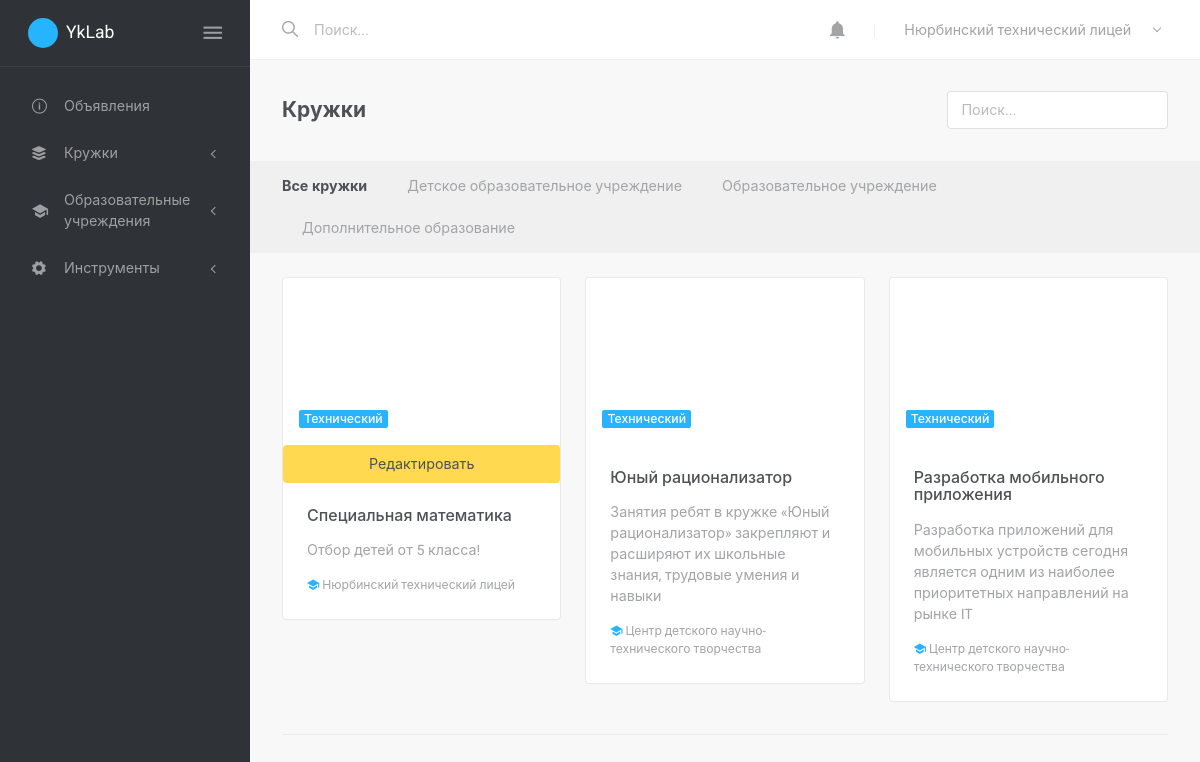
Page /courses/ (signed in) on the earlier database version.
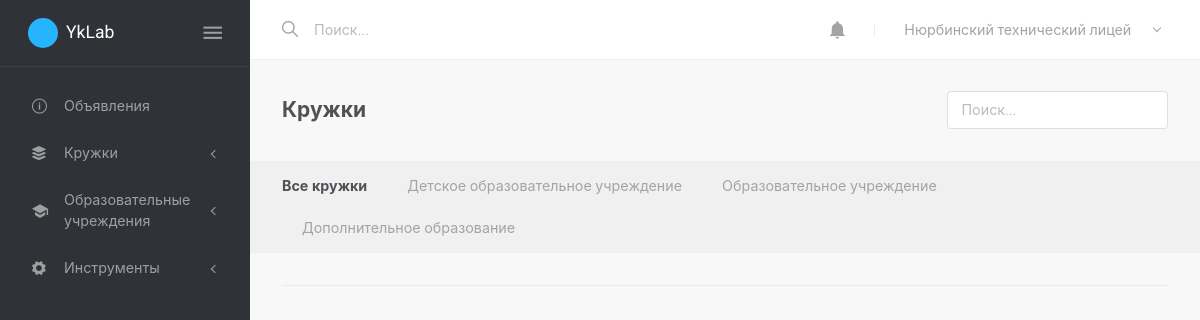
Same page on the later database version.
### accounts/models.py (models this page shows, shortened)
class User(AbstractBaseUser, PermissionsMixin):
    ACCOUNTS_TYPES = (
        ('SH', 'Образовательная организация'),
        ('TH', 'Учитель'),
        ('PR', 'Ученик'),
    )
    username = models.CharField(max_length=127, unique=True)
    image = models.ImageField(upload_to='avatars/', null=True, blank=True)
    name = models.CharField(max_length=127)
    type = models.CharField(max_length=2, choices=ACCOUNTS_TYPES)
    is_active = models.BooleanField(default=True)
    is_staff = models.BooleanField(default=False)
    is_verified = models.BooleanField(default=False)
    USERNAME_FIELD = 'username'
    objects = UserManager()
    @property
    def full_type(self):
        return dict(self.ACCOUNTS_TYPES)[self.type]

### course/models.py (models this page shows, shortened)
class Course(models.Model):
    SPECIALIZATION = (
        ('CR', 'Творческий'),
        ('TH', 'Технический'),
        ('SP', 'Спортивный')
    )
    school = models.ForeignKey(School, on_delete=models.CASCADE)
    teacher = models.ForeignKey('Teacher', on_delete=models.CASCADE)
    students = models.ManyToManyField(Student, blank=True)
    requests = models.ManyToManyField(Student, blank=True, related_name='requests')
    name = models.CharField(max_length=127)
    short_desc = models.CharField(max_length=255)
    description = RichTextField()
    specialization = models.CharField(max_length=3, choices=SPECIALIZATION)
    max_count = models.IntegerField(default=25)
    pub_date = models.DateField(auto_now_add=True)
    def get_specialization(self):
        return dict(self.SPECIALIZATION)[self.specialization]

### school/models.py (models this page shows, shortened)
class School(models.Model):
    EDU_TYPES = (
        ('CE', 'Детское образовательное учреждение'),
        ('SE', 'Образовательное учреждение'),
        ('AE', 'Дополнительное образование')
    )
    user = models.OneToOneField(User, on_delete=models.CASCADE)
    type = models.CharField(max_length=2, choices=EDU_TYPES)
    image = models.ImageField(upload_to='schools/', default="schools/default.png")
    description = RichTextField(blank=True)
    address = models.CharField(max_length=255, blank=True)
    telephone = models.CharField(max_length=11, blank=True)
    child_amount = models.IntegerField(default=0)
    min_grade = models.IntegerField(default=5)
    max_grade = models.IntegerField(default=11)
    headteacher = models.CharField(max_length=127, blank=True)
    subheadteacher = models.CharField(max_length=127, blank=True)
    foundation_date = models.DateField(null=True, blank=True)
    email = models.EmailField(blank=True)
    site = models.CharField(max_length=63, blank=True)
    @property
    def name(self):
        return self.user.name

### course/views.py (the view)
# urls.py: path('courses/', views.courses, name='courses'),
@login_required()
def courses(request):
    type = request.GET.get('type', '')
    courses = Course.objects.filter(school__type__startswith=type)
    return render(request, 'course/courses.html', locals())

### templates/course/courses.html (shortened to what this page needs)
{% extends 'base-with-sidenav.html' %}
{% block content %}
<div class="layout-content">
  <div class="container-fluid flex-grow-1 container-p-y">
    <h4 class="d-flex flex-wrap justify-content-between align-items-center w-100 font-weight-bold pt-2 mb-4">
      <div class="col-12 col-md px-0 pb-2">Кружки</div>
      <div class="col-12 col-md-3 px-0 pb-2">
        <input type="text" class="form-control" placeholder="Поиск...">
      </div>
    </h4>
    <ul class="nav bg-lighter container-p-x py-1 container-m--x mb-4">
      <li class="nav-item">
        <a class="nav-link text-dark font-weight-bold pl-0" href="/courses/">Все кружки </a>
      </li>
      <li class="nav-item">
        <a class="nav-link text-muted" href="/courses/?type=CE">Детское образовательное учреждение</a>
      </li>
      <li class="nav-item">
        <a class="nav-link text-muted" href="/courses/?type=SE">Образовательное учреждение</a>
      </li>
      <li class="nav-item">
        <a class="nav-link text-muted" href="/courses/?type=AE">Дополнительное образование</a>
      </li>
    </ul>
    <div class="row">
      {% for course in courses %}
      <div class="col-sm-6 col-xl-4">
        <div class="card mb-4" style="position: relative">
          <div class="w-100">
            <a href="{% url 'school' course.school.id %}" class="card-img-top d-block ui-rect-60 ui-bg-cover" style="background-image: url('/media/{{ course.school.image }}');">
              <div class="d-flex justify-content-between align-items-end ui-rect-content p-3">
                <div class="flex-shrink-1">
                  <span class="badge badge-primary">{{ course.get_specialization }}</span>
                </div>
              </div>
            </a>
          </div>
          {% if course.school == request.user.school %}
            <a href="{% url 'edit_course' course.id %}" class="btn btn-warning text-dark">Редактировать</a>
          {% endif %}
          <div class="card-body">
            <h5 class="mb-3"><a href="{% url 'course' course.id %}" class="text-dark">{{ course.name }}</a></h5>
            <p class="text-muted mb-3">{{ course.short_desc }}</p>
            <div class="media">
              <div class="media-body">
                <div class="text-muted small">
                  <i class="ion ion-md-school text-primary"></i>
                  <span>{{ course.school.name }}</span>
                </div>
              </div>
            </div>
          </div>
        </div>
      </div>
      {% endfor %}
    </div>
    <hr class="border-light mt-2 mb-4">
  </div>
</div>
{% endblock%}

### templates/base-with-sidenav.html (shortened to what this page needs)
{% load static %}
{% load humanize %}
<!DOCTYPE html>
<html lang="en" class="default-style">
<head>
  <link rel="stylesheet" href="{% static 'assets/vendor/fonts/fontawesome.css' %}">
  <link rel="stylesheet" href="{% static 'assets/vendor/fonts/ionicons.css' %}">
  <link rel="stylesheet" href="{% static 'assets/vendor/fonts/linearicons.css' %}">
  <link rel="stylesheet" href="{% static 'assets/vendor/fonts/open-iconic.css' %}">
  <link rel="stylesheet" href="{% static 'assets/vendor/fonts/pe-icon-7-stroke.css' %}">
  <link rel="stylesheet" href="{% static 'assets/vendor/css/rtl/bootstrap.css' %}" class="theme-settings-bootstrap-css">
  <link rel="stylesheet" href="{% static 'assets/vendor/css/rtl/appwork.css' %}" class="theme-settings-appwork-css">
  <link rel="stylesheet" href="{% static 'assets/vendor/css/rtl/theme-corporate.css' %}" class="theme-settings-theme-css">
  <link rel="stylesheet" href="{% static 'assets/vendor/css/rtl/colors.css' %}" class="theme-settings-colors-css">
  <link rel="stylesheet" href="{% static 'assets/vendor/css/rtl/uikit.css' %}">
  <link rel="stylesheet" href="{% static 'assets/css/demo.css' %}">
  <link rel="stylesheet" href="{% static 'assets/vendor/libs/perfect-scrollbar/perfect-scrollbar.css' %}">
  <link rel="stylesheet" href="{% static 'assets/vendor/libs/toastr/toastr.css' %}">
</head>
<body>
  <div class="layout-wrapper layout-2">
    <div class="layout-inner">
      <div id="layout-sidenav" class="layout-sidenav sidenav sidenav-vertical bg-dark">
        <div class="app-brand demo">
          <span class="app-brand-logo demo bg-primary">
          </span>
          <a href="/courses" class="app-brand-text demo sidenav-text font-weight-normal ml-2">YkLab</a>
          <a href="javascript:void(0)" class="layout-sidenav-toggle sidenav-link text-large ml-auto">
            <i class="ion ion-md-menu align-middle"></i>
          </a>
        </div>
        <div class="sidenav-divider mt-0"></div>
        <ul class="sidenav-inner py-1">
          <li class="sidenav-item">
            <a href="{% url 'adverts' %}" class="sidenav-link"><i class="sidenav-icon ion ion-ios-information-circle-outline"></i>
              <div>Объявления</div>
            </a>
          </li>
          <li class="sidenav-item">
            <a href="javascript:void(0)" class="sidenav-link sidenav-toggle"><i class="sidenav-icon ion ion-ios-apps"></i>
              <div>Кружки</div>
            </a>
          </li>
          <li class="sidenav-item">
            <a href="javascript:void(0)" class="sidenav-link sidenav-toggle"><i class="sidenav-icon ion ion-md-school"></i>
              <div>Образовательные учреждения</div>
            </a>
          </li>
          <li class="sidenav-item">
            <a href="javascript:void(0)" class="sidenav-link sidenav-toggle"><i class="sidenav-icon ion ion-ios-settings"></i>
              <div>Инструменты</div>
            </a>
          </li>
        </ul>
      </div>
      <div class="layout-container">
        <nav class="layout-navbar navbar navbar-expand-lg align-items-lg-center bg-white container-p-x" id="layout-navbar">
          <div class="navbar-collapse collapse" id="layout-navbar-collapse">
            <div class="navbar-nav align-items-lg-center">
              <label class="nav-item navbar-text navbar-search-box p-0 active">
                <i class="ion ion-ios-search navbar-icon align-middle"></i>
                <span class="navbar-search-input pl-2">
                  <input type="text" class="form-control navbar-text mx-2" placeholder="Поиск..." style="width:200px">
                </span>
              </label>
            </div>
            <div class="navbar-nav align-items-lg-center ml-auto">
              <div class="demo-navbar-notifications nav-item dropdown mr-lg-3">
                <a class="nav-link dropdown-toggle hide-arrow" href="#" data-toggle="dropdown">
                  <i class="ion ion-md-notifications-outline navbar-icon align-middle"></i>
                </a>
              </div>
              <div class="nav-item d-none d-lg-block text-big font-weight-light line-height-1 opacity-25 mr-3 ml-1">|</div>
              <div class="demo-navbar-user nav-item dropdown">
                <a class="nav-link dropdown-toggle" href="#" data-toggle="dropdown">
                  <span class="d-inline-flex flex-lg-row-reverse align-items-center align-middle">
                    <span class="px-1 mr-lg-2 ml-2 ml-lg-0">
                      {{request.user.name}}<br>
                    </span>
                  </span>
                </a>
              </div>
            </div>
          </div>
        </nav>
        {% block content %}
        {% endblock %}
      </div>
    </div>
  </div>
</body>
</html>

### course/static/assets/css/demo.css (style rules this page uses)
.default-style .sidenav .app-brand.demo { height: 66px; }
.app-brand-logo.demo { display: -webkit-box; display: -ms-flexbox; display: flex; width: 30px; height: 30px; border-radius: 50%; -webkit-box-align: center; -ms-flex-align: center; align-items: center; -webkit-box-pack: center; -ms-flex-pack: center; justify-content: center; }
.app-brand-text.demo { font-size: 1.1rem; }
.demo-navbar-messages .dropdown-toggle, .demo-navbar-notifications .dropdown-toggle, .demo-navbar-user .dropdown-toggle, .demo-navbar-messages.b-nav-dropdown .nav-link, .demo-navbar-notifications.b-nav-dropdown .nav-link, .demo-navbar-user.b-nav-dropdown .nav-link { white-space: nowrap; }

Differences in the rows shown:
removed Course: get_specialization "Технический", shows "Редактировать", name "Специальная математика", short_desc "Отбор детей от 5 класса!", school.name "Нюрбинский технический лицей"
removed Course: get_specialization "Технический", name "Юный рационализатор", short_desc "Занятия ребят в кружке «Юный рационализатор» закрепляют и расширяют их школьные знания, трудовые умения и навыки", school.name "Центр детского научно-технического творчества"
removed Course: get_specialization "Технический", name "Разработка мобильного приложения", short_desc "Разработка приложений для мобильных устройств сегодня является одним из наиболее приоритетных направлений на рынке IT", school.name "Центр детского научно-технического творчества"
